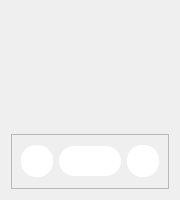
<?xml version="1.0" encoding="UTF-8"?>
<ui version="4.0">
 <class>AvailableItemWidget</class>
 <widget class="QWidget" name="AvailableItemWidget">
  <property name="geometry">
   <rect>
    <x>0</x>
    <y>0</y>
    <width>180</width>
    <height>200</height>
   </rect>
  </property>
  <property name="sizePolicy">
   <sizepolicy hsizetype="Preferred" vsizetype="Fixed">
    <horstretch>0</horstretch>
    <verstretch>0</verstretch>
   </sizepolicy>
  </property>
  <property name="minimumSize">
   <size>
    <width>180</width>
    <height>120</height>
   </size>
  </property>
  <property name="maximumSize">
   <size>
    <width>180</width>
    <height>200</height>
   </size>
  </property>
  <property name="windowTitle">
   <string>Form</string>
  </property>
  <layout class="QVBoxLayout" name="verticalLayout_2">
   <item>
    <widget class="QLabel" name="label_Icon">
     <property name="text">
      <string/>
     </property>
     <property name="alignment">
      <set>Qt::AlignmentFlag::AlignCenter</set>
     </property>
    </widget>
   </item>
   <item>
    <widget class="QLabel" name="labe_Name">
     <property name="text">
      <string/>
     </property>
     <property name="alignment">
      <set>Qt::AlignmentFlag::AlignBottom|Qt::AlignmentFlag::AlignHCenter</set>
     </property>
    </widget>
   </item>
   <item>
    <widget class="QFrame" name="frame">
     <property name="frameShape">
      <enum>QFrame::Shape::StyledPanel</enum>
     </property>
     <property name="frameShadow">
      <enum>QFrame::Shadow::Raised</enum>
     </property>
     <layout class="QHBoxLayout" name="horizontalLayout_4">
      <item>
       <widget class="QPushButton" name="btn_Favorite">
        <property name="minimumSize">
         <size>
          <width>32</width>
          <height>32</height>
         </size>
        </property>
        <property name="maximumSize">
         <size>
          <width>32</width>
          <height>32</height>
         </size>
        </property>
        <property name="styleSheet">
         <string notr="true">QPushButton {
    background-color: #FFFFFF;
    border-radius: 15px;
    width: 30px;
    height: 30px;
}
</string>
        </property>
        <property name="text">
         <string/>
        </property>
        <property name="icon">
         <iconset resource="Resource.qrc">
          <normaloff>:/icons/icons/Icon_Favorite_False.png</normaloff>:/icons/icons/Icon_Favorite_False.png</iconset>
        </property>
        <property name="iconSize">
         <size>
          <width>20</width>
          <height>20</height>
         </size>
        </property>
       </widget>
      </item>
      <item>
       <widget class="QPushButton" name="btn_Info">
        <property name="palette">
         <palette>
          <active>
           <colorrole role="Button">
            <brush brushstyle="SolidPattern">
             <color alpha="255">
              <red>255</red>
              <green>255</green>
              <blue>255</blue>
             </color>
            </brush>
           </colorrole>
           <colorrole role="Base">
            <brush brushstyle="SolidPattern">
             <color alpha="255">
              <red>255</red>
              <green>255</green>
              <blue>255</blue>
             </color>
            </brush>
           </colorrole>
           <colorrole role="Window">
            <brush brushstyle="SolidPattern">
             <color alpha="255">
              <red>255</red>
              <green>255</green>
              <blue>255</blue>
             </color>
            </brush>
           </colorrole>
          </active>
          <inactive>
           <colorrole role="Button">
            <brush brushstyle="SolidPattern">
             <color alpha="255">
              <red>255</red>
              <green>255</green>
              <blue>255</blue>
             </color>
            </brush>
           </colorrole>
           <colorrole role="Base">
            <brush brushstyle="SolidPattern">
             <color alpha="255">
              <red>255</red>
              <green>255</green>
              <blue>255</blue>
             </color>
            </brush>
           </colorrole>
           <colorrole role="Window">
            <brush brushstyle="SolidPattern">
             <color alpha="255">
              <red>255</red>
              <green>255</green>
              <blue>255</blue>
             </color>
            </brush>
           </colorrole>
          </inactive>
          <disabled>
           <colorrole role="Button">
            <brush brushstyle="SolidPattern">
             <color alpha="255">
              <red>255</red>
              <green>255</green>
              <blue>255</blue>
             </color>
            </brush>
           </colorrole>
           <colorrole role="Base">
            <brush brushstyle="SolidPattern">
             <color alpha="255">
              <red>255</red>
              <green>255</green>
              <blue>255</blue>
             </color>
            </brush>
           </colorrole>
           <colorrole role="Window">
            <brush brushstyle="SolidPattern">
             <color alpha="255">
              <red>255</red>
              <green>255</green>
              <blue>255</blue>
             </color>
            </brush>
           </colorrole>
          </disabled>
         </palette>
        </property>
        <property name="styleSheet">
         <string notr="true">QPushButton {
    background-color: #FFFFFF;
    border-radius: 15px;
    width: 30px;
    height: 30px;
}
</string>
        </property>
        <property name="text">
         <string/>
        </property>
        <property name="icon">
         <iconset resource="Resource.qrc">
          <normaloff>:/icons/icons/Icon_Info.png</normaloff>:/icons/icons/Icon_Info.png</iconset>
        </property>
        <property name="iconSize">
         <size>
          <width>20</width>
          <height>20</height>
         </size>
        </property>
       </widget>
      </item>
      <item>
       <widget class="QPushButton" name="btn_Delete">
        <property name="minimumSize">
         <size>
          <width>32</width>
          <height>32</height>
         </size>
        </property>
        <property name="maximumSize">
         <size>
          <width>32</width>
          <height>32</height>
         </size>
        </property>
        <property name="styleSheet">
         <string notr="true">QPushButton {
    background-color: #FFFFFF;
    border-radius: 15px;
    width: 30px;
    height: 30px;
}
</string>
        </property>
        <property name="text">
         <string/>
        </property>
        <property name="icon">
         <iconset resource="Resource.qrc">
          <normaloff>:/icons/icons/Icon_delete.png</normaloff>:/icons/icons/Icon_delete.png</iconset>
        </property>
        <property name="iconSize">
         <size>
          <width>20</width>
          <height>20</height>
         </size>
        </property>
       </widget>
      </item>
     </layout>
    </widget>
   </item>
  </layout>
 </widget>
 <resources>
  <include location="Resource.qrc"/>
 </resources>
 <connections/>
</ui>
